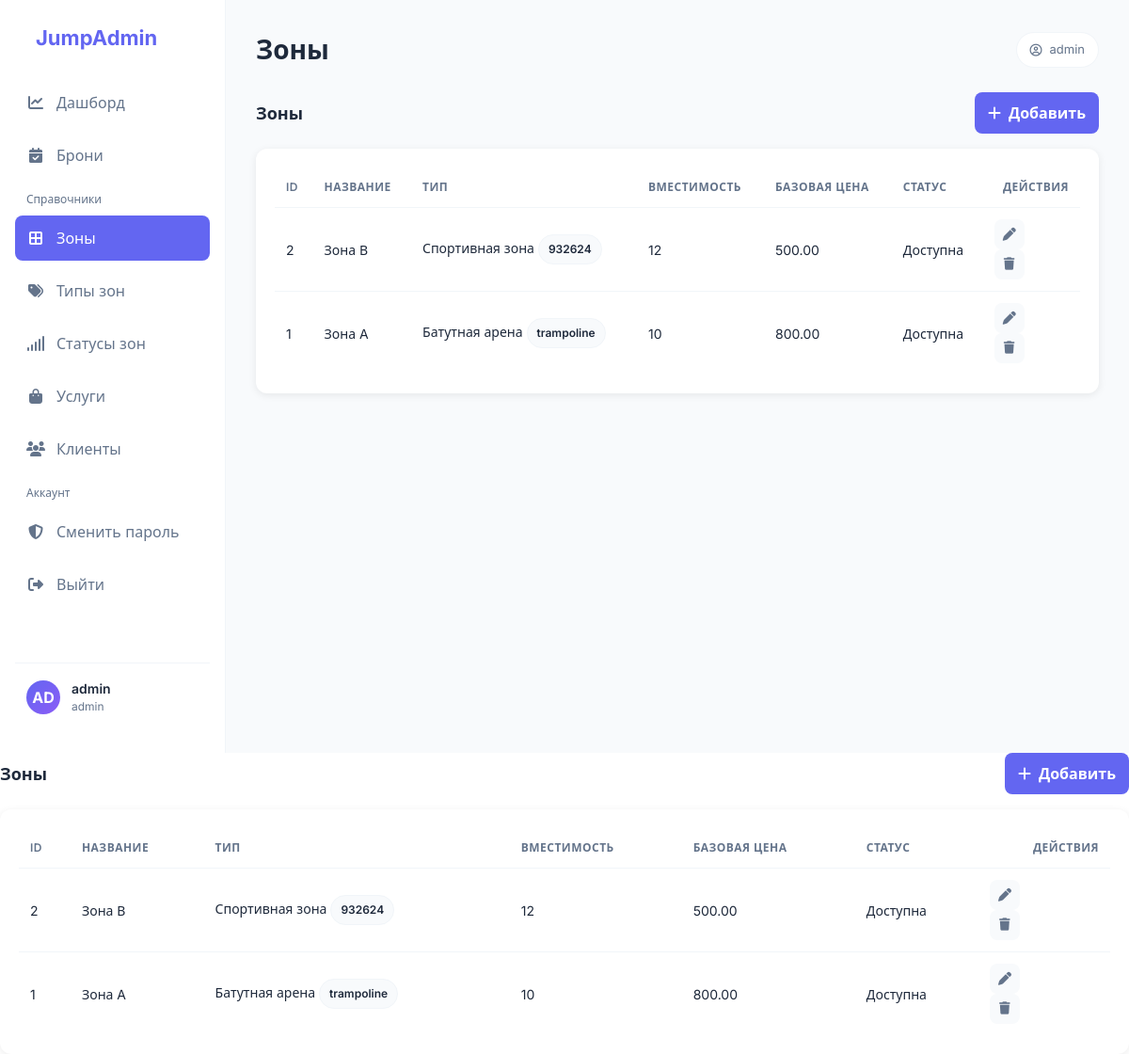
Screenshot of /zones (signed in) with the database file from the repository.
### models.py (models this page shows)
class Base(DeclarativeBase):
    pass

class Account(Base, UserMixin):
    __tablename__ = "account"
    id: Mapped[int] = mapped_column(Integer, primary_key=True, autoincrement=True)
    login: Mapped[str] = mapped_column(String, unique=True, nullable=False)
    password_hash: Mapped[str] = mapped_column(String, nullable=False)
    role: Mapped[str] = mapped_column(String, nullable=False, default="admin")
    client_id: Mapped[Optional[int]] = mapped_column(ForeignKey("client.id"))
    employee_id: Mapped[Optional[int]] = mapped_column(ForeignKey("employee.id"), nullable=True)
    email_recovery: Mapped[Optional[str]] = mapped_column(String)
    client: Mapped[Optional["Client"]] = relationship(back_populates="accounts")
    employee: Mapped[Optional["Employee"]] = relationship(back_populates="accounts")

class Zone(Base):
    __tablename__ = "zone"
    id: Mapped[int] = mapped_column(Integer, primary_key=True, autoincrement=True)
    zone_name: Mapped[str] = mapped_column(String, unique=True, nullable=False)
    type_id: Mapped[int] = mapped_column(ForeignKey("zone_type.id"), nullable=False)
    capacity: Mapped[int] = mapped_column(Integer, nullable=False)
    base_price: Mapped[Decimal] = mapped_column(Numeric(10, 2), nullable=False)
    status_id: Mapped[int] = mapped_column(ForeignKey("zone_status.id"), nullable=False)
    description: Mapped[Optional[str]] = mapped_column(Text)
    type: Mapped["ZoneType"] = relationship(back_populates="zones")
    status: Mapped["ZoneStatus"] = relationship(back_populates="zones")
    bookings: Mapped[list["Booking"]] = relationship(back_populates="zone")

class ZoneType(Base):
    __tablename__ = "zone_type"
    id: Mapped[int] = mapped_column(Integer, primary_key=True, autoincrement=True)
    code: Mapped[str] = mapped_column(String, unique=True, nullable=False)
    name: Mapped[str] = mapped_column(String, nullable=False)
    description: Mapped[Optional[str]] = mapped_column(Text)
    zones: Mapped[list["Zone"]] = relationship(back_populates="type")

class ZoneStatus(Base):
    __tablename__ = "zone_status"
    id: Mapped[int] = mapped_column(Integer, primary_key=True, autoincrement=True)
    code: Mapped[str] = mapped_column(String, unique=True, nullable=False)
    name: Mapped[str] = mapped_column(String, nullable=False)
    zones: Mapped[list["Zone"]] = relationship(back_populates="status")

### app.py (the view)
@app.get("/zones")
@login_required
@admin_required
def zones_list():
    with db_session() as s:
        items = (
            s.execute(select(Zone).options(joinedload(Zone.type), joinedload(Zone.status)).order_by(Zone.id.desc()))
            .scalars()
            .all()
        )
    rows = [{
        "cells": [
            it.id,
            it.zone_name,
            f"{it.type.name} <span class='badge badge-soft ms-1'>{it.type.code}</span>",
            it.capacity,
            f"{float(it.base_price):.2f}",
            it.status.name
        ],
        "edit_url": url_for("zone_edit", item_id=it.id),
        "delete_url": url_for("zone_delete", item_id=it.id),
    } for it in items]
    return render_list("Зоны", ["ID", "Название", "Тип", "Вместимость", "Базовая цена", "Статус"], rows, url_for("zone_create"), active="zones")

### app.py (called while the page is built)
@app.before_request
def force_auth():
    if request.endpoint is None:
        return
    if request.endpoint in PUBLIC_ENDPOINTS:
        return
    if not current_user.is_authenticated:
        return redirect(url_for("login"))

def db_session() -> Session:
    return SessionLocal()

def admin_required(fn):
    @wraps(fn)
    def wrapper(*args, **kwargs):
        if not current_user.is_authenticated:
            return login_manager.unauthorized()
        if getattr(current_user, "role", "") not in ("admin", "staff"):
            flash("Недостаточно прав", "danger")
            return redirect(url_for("dashboard"))
        return fn(*args, **kwargs)
    return wrapper

@login_manager.user_loader
def load_user(user_id: str):
    with db_session() as s:
        return s.get(Account, int(user_id))

def render_list(title: str, headers: list[str], rows: list[dict], create_url: str, subtitle: Optional[str] = None, active: str = ''):
    class R:
        def __init__(self, cells, edit_url, delete_url):
            self.cells = cells
            self.edit_url = edit_url
            self.delete_url = delete_url
    rlist = [R(**r) for r in rows]
    return render_template("common/list.html", title=title, subtitle=subtitle, headers=headers, rows=rlist, create_url=create_url, active=active)

### templates/common/list.html (shortened to what this page needs)
{% extends "base.html" %}
{% set page_title = title %}
{% set page_subtitle = subtitle %}
{% block content %}
<div style="display:flex; justify-content:space-between; align-items:center; gap: 12px; margin-bottom: 16px;">
  <div>
    <div style="font-size: 18px; font-weight: 700;">{{ title }}</div>
  </div>
  <a class="btn btn-primary" style="width:auto; padding: 10px 14px;" href="{{ create_url }}">
    <i class="fa-solid fa-plus"></i> Добавить
  </a>
</div>
<div class="card">
  <div class="table-wrap">
    <table>
      <thead>
        <tr>
          {% for h in headers %}<th>{{ h }}</th>{% endfor %}
          <th style="text-align:right;">Действия</th>
        </tr>
      </thead>
      <tbody>
        {% for r in rows %}
          <tr>
            {% for c in r.cells %}
              <td>{{ c|safe }}</td>
            {% endfor %}
            <td style="text-align:right;">
              <a class="icon-btn" href="{{ r.edit_url }}" title="Редактировать"><i class="fa-solid fa-pen"></i></a>
              <form method="post" action="{{ r.delete_url }}" style="display:inline;" onsubmit="return confirm('Удалить запись?');">
                <button class="icon-btn" type="submit" title="Удалить" style="border:none;"><i class="fa-solid fa-trash"></i></button>
              </form>
            </td>
          </tr>
        {% else %}
          <tr><td colspan="{{ headers|length + 1 }}" style="color: var(--text-secondary); padding: 18px;">Нет данных</td></tr>
        {% endfor %}
      </tbody>
    </table>
  </div>
</div>
{% endblock %}

### templates/base.html (shortened to what this page needs)
{% set active = active or '' %}
<!DOCTYPE html>
<html lang="ru">
<head>
  <link rel="stylesheet" href="https://cdnjs.cloudflare.com/ajax/libs/font-awesome/6.4.0/css/all.min.css">
</head>
<body>
  {% if current_user.is_authenticated %}
  <div class="app-container">
    <aside class="sidebar">
      <div class="logo">
        <span>JumpAdmin</span>
      </div>
      <nav class="nav-menu">
        <a href="{{ url_for('dashboard') }}" class="nav-item {% if active=='dashboard' %}active{% endif %}">
          <i class="fa-solid fa-chart-line"></i><span>Дашборд</span>
        </a>
        <a href="{{ url_for('bookings_list') }}" class="nav-item {% if active=='bookings' %}active{% endif %}">
          <i class="fa-solid fa-calendar-check"></i><span>Брони</span>
        </a>
        <div class="nav-section">Справочники</div>
        <a href="{{ url_for('zones_list') }}" class="nav-item {% if active=='zones' %}active{% endif %}">
          <i class="fa-solid fa-border-all"></i><span>Зоны</span>
        </a>
        <a href="{{ url_for('zone_types_list') }}" class="nav-item {% if active=='zone_types' %}active{% endif %}">
          <i class="fa-solid fa-tags"></i><span>Типы зон</span>
        </a>
        <a href="{{ url_for('zone_statuses_list') }}" class="nav-item {% if active=='zone_statuses' %}active{% endif %}">
          <i class="fa-solid fa-signal"></i><span>Статусы зон</span>
        </a>
        <a href="{{ url_for('services_list') }}" class="nav-item {% if active=='services' %}active{% endif %}">
          <i class="fa-solid fa-bag-shopping"></i><span>Услуги</span>
        </a>
        <a href="{{ url_for('clients_list') }}" class="nav-item {% if active=='clients' %}active{% endif %}">
          <i class="fa-solid fa-users"></i><span>Клиенты</span>
        </a>
        <div class="nav-section">Аккаунт</div>
        <a href="{{ url_for('account_password') }}" class="nav-item {% if active=='password' %}active{% endif %}">
          <i class="fa-solid fa-shield-halved"></i><span>Сменить пароль</span>
        </a>
        <a href="{{ url_for('logout') }}" class="nav-item">
          <i class="fa-solid fa-right-from-bracket"></i><span>Выйти</span>
        </a>
      </nav>
      <div class="user-profile">
        {% set initials = (current_user.login[:2] if current_user.login else 'AD')|upper %}
        <div class="user-avatar">{{ initials }}</div>
        <div class="user-info">
          <h4>{{ current_user.login }}</h4>
          <p>{{ current_user.role }}</p>
        </div>
      </div>
    </aside>
    <main class="main-content">
      <header class="header">
        <h1>{{ page_title or " " }}</h1>
        {% if page_subtitle %}
          <div class="pill"><i class="fa-regular fa-circle-info"></i> {{ page_subtitle }}</div>
        {% else %}
          <div class="pill"><i class="fa-regular fa-circle-user"></i> {{ current_user.login }}</div>
        {% endif %}
      </header>
      {{ self.content() }}
    </main>
  </div>
  {% endif %}
  {% block content %}{% endblock %}
</body>
</html>

### templates/base.html (style rules this page uses)
* { margin: 0; padding: 0; box-sizing: border-box; font-family: 'Inter', system-ui, -apple-system, Segoe UI, Roboto, sans-serif; }
:root { --primary: #6366F1; --primary-dark: #4F46E5; --background: #FFFFFF; --background-secondary: #F8FAFC; --text-primary: #1E293B; --text-secondary: #64748B; --success: #10B981; --warning: #F59E0B; --error: #EF4444; --border: #F1F5F9; --shadow: rgba(0, 0, 0, 0.08); --sidebar-width: 240px; --radius: 12px; }
body { background-color: var(--background); color: var(--text-primary); line-height: 1.5; }
a { color: inherit; }
.app-container { display: flex; min-height: 100vh; }
.sidebar { width: var(--sidebar-width); background-color: var(--background); border-right: 1px solid var(--border); padding: 24px 16px; display: flex; flex-direction: column; position: fixed; height: 100vh; z-index: 10; }
.logo { font-size: 22px; font-weight: 700; color: var(--primary); margin-bottom: 28px; padding-left: 12px; display: flex; align-items: center; gap: 10px; }
.nav-menu { flex-grow: 1; }
.nav-section { margin-top: 14px; margin-bottom: 8px; padding-left: 12px; color: var(--text-secondary); font-size: 12px; }
.nav-item { display: flex; align-items: center; padding: 12px; margin-bottom: 8px; border-radius: 8px; color: var(--text-secondary); text-decoration: none; transition: all 0.2s ease; }
.nav-item i { margin-right: 12px; width: 20px; text-align: center; }
.nav-item.active { background-color: var(--primary); color: white; font-weight: 500; }
.user-profile { padding: 16px 12px; border-top: 1px solid var(--border); display: flex; align-items: center; gap: 12px; }
.user-avatar { width: 36px; height: 36px; border-radius: 50%; background: linear-gradient(135deg, var(--primary), #8B5CF6); color: white; display: flex; align-items: center; justify-content: center; font-weight: 700; flex: 0 0 auto; }
.user-info h4 { font-size: 14px; font-weight: 600; }
.user-info p { font-size: 12px; color: var(--text-secondary); }
.main-content { flex-grow: 1; margin-left: var(--sidebar-width); padding: 32px; background-color: var(--background-secondary); min-height: 100vh; }
.header { display: flex; justify-content: space-between; align-items: center; margin-bottom: 24px; gap: 16px; }
.header h1 { font-size: 28px; font-weight: 600; }
.pill { color: var(--text-secondary); font-size: 13px; background-color: var(--background); padding: 8px 14px; border-radius: 999px; border: 1px solid var(--border); display: inline-flex; align-items: center; gap: 8px; white-space: nowrap; }
.card { background-color: var(--background); border-radius: var(--radius); padding: 20px; box-shadow: 0 2px 8px var(--shadow); transition: transform 0.2s ease, box-shadow 0.2s ease; }
.icon-btn { width: 32px; height: 32px; border-radius: 8px; border: none; background-color: var(--background-secondary); color: var(--text-secondary); cursor:pointer; display:flex; align-items:center; justify-content:center; transition: all 0.2s ease; text-decoration: none; }
.btn { width: 100%; padding: 12px; border: none; border-radius: 8px; background-color: var(--background-secondary); color: var(--text-primary); font-weight: 600; cursor: pointer; transition: all 0.2s ease; display:flex; align-items:center; justify-content:center; gap: 8px; text-decoration: none; }
.btn-primary { background-color: var(--primary); color: white; }
.table-wrap { overflow-x: auto; }
table { width: 100%; border-collapse: collapse; }
th, td { padding: 12px; border-top: 1px solid var(--border); text-align: left; font-size: 14px; }
thead th { border-top: none; color: var(--text-secondary); font-size: 12px; font-weight: 600; text-transform: uppercase; letter-spacing: .04em; background: var(--background); position: sticky; top: 0; }
.badge { display:inline-flex; align-items:center; gap: 6px; padding: 6px 10px; border-radius: 999px; font-size: 12px; font-weight: 600; background: var(--background-secondary); color: var(--text-primary); border: 1px solid var(--border); }

### rows the page displays
Account: login "admin", role "admin"
Zone: zone_name "Зона В"
ZoneType: code "Спортивная зона 932624"
ZoneStatus: name "Доступна"
Zone: zone_name "Зона A"
ZoneType: code "Батутная арена trampoline"

### other values shown
{{ initials }} "AD"
{{ page_title or " " }} "Зоны"
{{ title }} "Зоны Зоны"
{{ h }} "ID" "НАЗВАНИЕ" "ТИП" "ВМЕСТИМОСТЬ" "БАЗОВАЯ ЦЕНА" "СТАТУС" "ID" "НАЗВАНИЕ" "ТИП" "ВМЕСТИМОСТЬ" "БАЗОВАЯ ЦЕНА" "СТАТУС"
{{ c|safe }} "2" "12" "500.00" "1" "10" "800.00" "2" "12" "500.00" "1" "10" "800.00"
